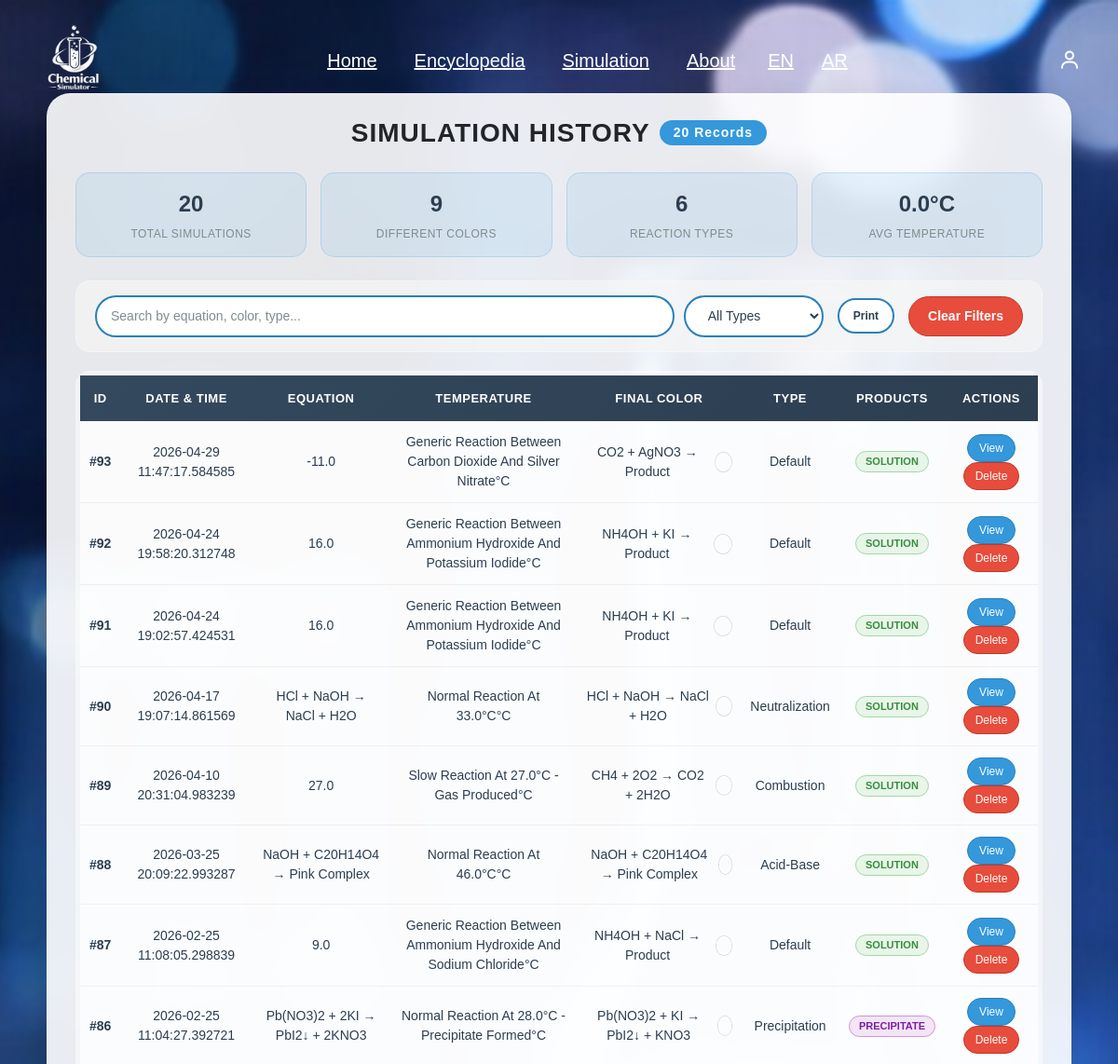
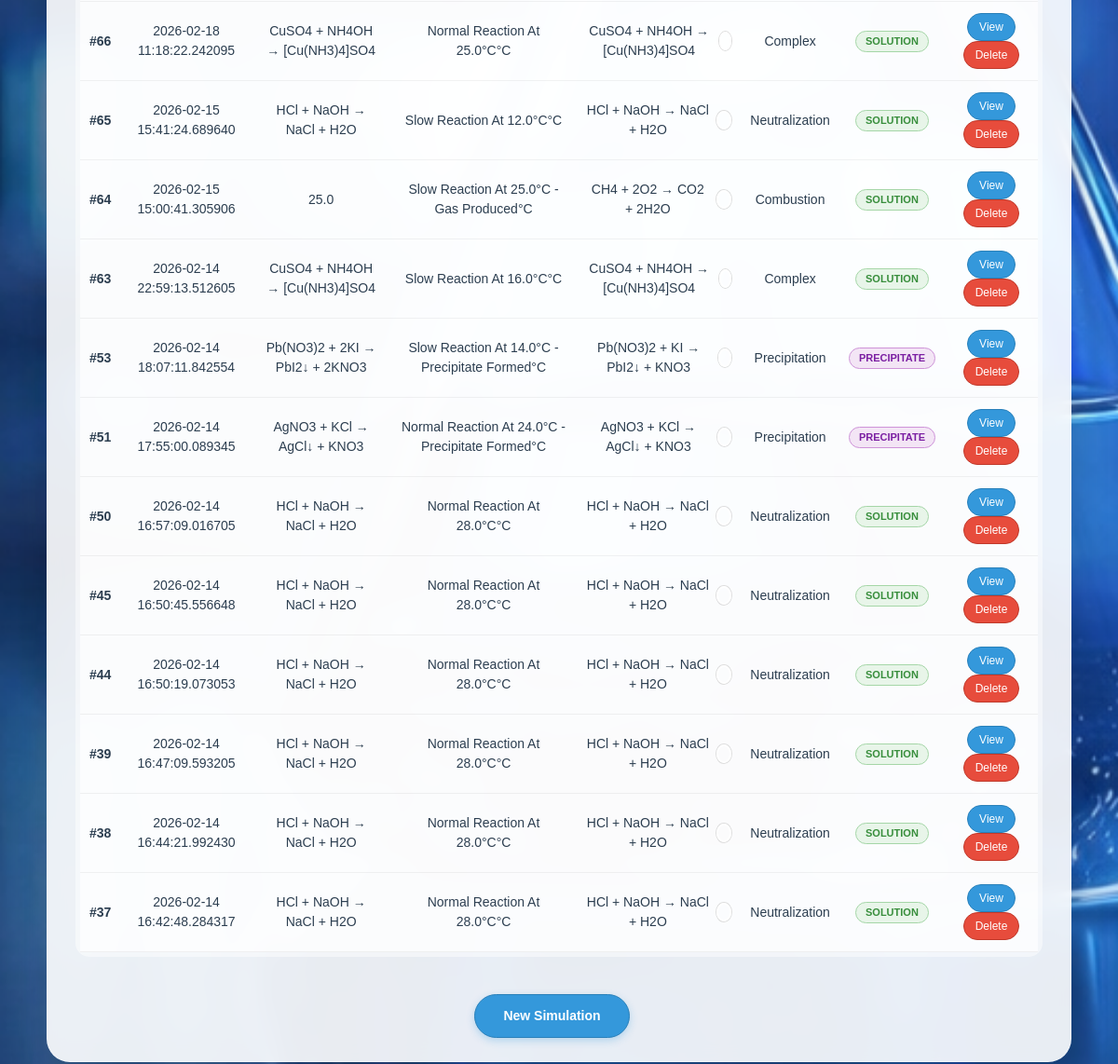
/simulation/history (signed in), run on the app's committed database (2 pictures, top to bottom).
### tables this page shows
CREATE TABLE reaction_results (
        id INTEGER PRIMARY KEY AUTOINCREMENT,
        simulation_id INTEGER UNIQUE NOT NULL,
        products TEXT,
        energyReleased REAL,
        state TEXT, color TEXT,
        FOREIGN KEY (simulation_id) REFERENCES "simulation"(id)
    );

CREATE TABLE "simulation" (
        id INTEGER PRIMARY KEY AUTOINCREMENT,
        user_id INTEGER NOT NULL,
        reaction_id INTEGER NOT NULL,
        date TEXT NOT NULL,
        result TEXT, temperature REAL DEFAULT 25,
        FOREIGN KEY (user_id) REFERENCES users(id),
        FOREIGN KEY (reaction_id) REFERENCES chemical_reactions(id)
    );

CREATE TABLE chemical_reactions (
        id INTEGER PRIMARY KEY AUTOINCREMENT,
        equation TEXT NOT NULL,
        type TEXT,
        temperature REAL,
        pressure REAL
    , result_color TEXT, gas_produced INTEGER DEFAULT 0, precipitate INTEGER DEFAULT 0, min_temp REAL DEFAULT 25, description TEXT, created_at TEXT);

### routes/simulation.py (the view)
@simulation_bp.route("/history", methods=["GET"])
def simulation_history():
    if "user_id" not in session:
        return redirect(url_for("login.login"))
    db = get_db()
    cursor = db.cursor()
    cursor.execute("""
        SELECT s.id, s.date, s.result, s.temperature,
               rr.products, rr.color, rr.state,
               r.equation as reaction_equation
        FROM simulation s
        JOIN reaction_results rr ON s.id = rr.simulation_id
        LEFT JOIN chemical_reactions r ON s.reaction_id = r.id
        WHERE s.user_id = ?
        ORDER BY s.date DESC
        LIMIT 20
    """, (session["user_id"],))
    history = cursor.fetchall()
    return render_template("simulation/history.html", history=history)

### app.py (called while the page is built)
def get_locale():
    return session.get('lang', 'en')

@app.before_request
def set_language():
    lang = request.args.get('lang')
    if lang:
        session['lang'] = lang

@app.context_processor
def inject_globals():
    return dict(get_locale=get_locale)

@app.context_processor
def inject_notifications():
    conn = sqlite3.connect('database/chemical.db')
    c = conn.cursor()
    c.execute("SELECT COUNT(*) FROM pending_reactions WHERE status='pending'")
    count = c.fetchone()[0]
    conn.close()
    return dict(pending_count=count)

### database/db.py (called while the page is built)
def get_db():
    if "db" not in g:
        g.db = sqlite3.connect(DB_PATH)
        g.db.row_factory = sqlite3.Row  # مهم جدًا ليعمل user["password"]
    return g.db

### templates/simulation/history.html (shortened to what this page needs)
{% extends "base.html" %}
{% block head %}
<link rel="stylesheet" href="{{ url_for('static', filename='css/history.css') }}">
{% endblock %}
{% block content %}
<div class="overlay">
    <div class="history-container">
        <h1>
            {{ _('SIMULATION HISTORY') }}
            <span class="records-badge">{{ history|length }} {{ _('Records') }}</span>
        </h1>
        <div class="stats-grid">
            <div class="stat-card">
                <div class="stat-value">{{ history|length }}</div>
                <div class="stat-label">{{ _('Total Simulations') }}</div>
            </div>
            <div class="stat-card">
                {% set colors = [] %}
                <div class="stat-value">{{ colors|length }}</div>
                <div class="stat-label">{{ _('Different Colors') }}</div>
            </div>
            <div class="stat-card">
                {% set types = [] %}
                <div class="stat-value">{{ types|length }}</div>
                <div class="stat-label">{{ _('Reaction Types') }}</div>
            </div>
            <div class="stat-card">
                {% set total_temp = 0.0 %}
                {% for sim in history %}
                    {% set total_temp = total_temp + sim[2]|float %}
                {% endfor %}
                {% if history|length > 0 %}
                    {% set avg_temp = (total_temp / history|length)|round(1) %}
                {% else %}
                    {% set avg_temp = 0 %}
                {% endif %}
                <div class="stat-value">{{ avg_temp }}°C</div>
                <div class="stat-label">{{ _('Avg Temperature') }}</div>
            </div>
        </div>
        <div class="filter-section">
            <div class="search-box">
                <input type="text" class="search-input" id="searchInput" placeholder="{{ _('Search by equation, color, type...') }}" onkeyup="filterTable()">
                <select class="filter-select" id="typeFilter" onchange="filterTable()">
                    <option value="all">{{ _('All Types') }}</option>
                </select>
            </div>
            <div class="export-buttons">
                <button class="export-btn" onclick="printTable()">{{ _('Print') }}</button>
            </div>
            <button class="clear-filter" onclick="clearFilters()">{{ _('Clear Filters') }}</button>
        </div>
        <div class="table-container">
            <table id="historyTable">
                <thead>
                    <tr>
                        <th>{{ _('ID') }}</th>
                        <th>{{ _('Date & Time') }}</th>
                        <th>{{ _('Equation') }}</th>
                        <th>{{ _('Temperature') }}</th>
                        <th>{{ _('Final Color') }}</th>
                        <th>{{ _('Type') }}</th>
                        <th>{{ _('Products') }}</th>
                        <th>{{ _('Actions') }}</th>
                    </tr>
                </thead>
                <tbody>
                    {% if history %}
                        {% for sim in history %}
                        <tr>
                            <td><strong>#{{ sim[0] }}</strong></td>
                            <td>{{ sim[1] }}</td>
                            <td>{{ sim[7] or sim[3] }}</td>
                            <td>{{ sim[2] }}°C</td>
                            <td>
                                <div class="color-cell">
                                    {{ sim[4] }}
                                    <span class="color-dot" style="background-color: '{{ sim[4] }}';"></span>
                                </div>
                            </td>
                            <td>{{ sim[6] }}</td>
                            <td>
                                {% set type_lower = sim[6]|lower %}
                                {% if 'gas' in type_lower %}
                                    <span class="badge badge-gas">{{ _('Gas') }}</span>
                                {% elif 'precipitation' in type_lower or 'precipitate' in type_lower %}
                                    <span class="badge badge-precipitate">{{ _('Precipitate') }}</span>
                                {% else %}
                                    <span class="badge badge-solution">{{ _('Solution') }}</span>
                                {% endif %}
                            </td>
                            <td>
                                <button class="action-btn view-btn" onclick="viewSimulation('{{ sim[0] }}')">{{ _('View') }}</button>
                                <button class="action-btn delete-btn" onclick="deleteSimulation('{{ sim[0] }}')">{{ _('Delete') }}</button>
                            </td>
                        </tr>
                        {% endfor %}
                    {% endif %}
                </tbody>
            </table>
        </div>
        <div class="nav-links">
            <a href="{{ url_for('simulation.simulation_page') }}" class="btn">{{ _('New Simulation') }}</a>
        </div>
    </div>
</div>
{% endblock %}

### static/css/style.css (style rules this page uses)
* { padding: 0; margin: 0; box-sizing: border-box; font-family: "Lucida Sans", "Lucida Sans Regular", "Lucida Grande", "Lucida Sans Unicode", Geneva, Verdana, sans-serif; outline: none; border: none; text-decoration: none; text-transform: capitalize; transition: 0.2s linear; }
html { font-size: 62.5%; scroll-behavior: smooth; overflow-x: hidden; }
.btn { display: inline-block; margin-top: 15px; margin-right: 15px; padding: 1rem 2.5rem; font-size: 1.6rem; background: #1f4ed8; color: white; }

### static/css/login.css (style rules this page uses)
* { margin: 0; padding: 0; box-sizing: border-box; font-family: "Lucida Sans", "Lucida Sans Regular", "Lucida Grande", "Lucida Sans Unicode", Geneva, Verdana, sans-serif; }
body { display: flex; justify-content: center; align-items: flex-start; min-height: 100vh; padding-top: 120px; background: url("../img/img1.png") no-repeat; background-size: cover; background-position: center; }
input[type="email"], input[type="text"], input[type="password"] { text-transform: none !important; }

### data on the page
reaction_results: sim "93", date "2026-04-29 11:47:17.584585", temperature "-11.0", result "Generic Reaction Between Carbon Dioxide And Silver Nitrate", products "CO2 + AgNO3 → Product", state "Default"
reaction_results: sim "92", date "2026-04-24 19:58:20.312748", temperature "16.0", result "Generic Reaction Between Ammonium Hydroxide And Potassium Iodide", products "NH4OH + KI → Product", state "Default"
reaction_results: sim "91", date "2026-04-24 19:02:57.424531", temperature "16.0", result "Generic Reaction Between Ammonium Hydroxide And Potassium Iodide", products "NH4OH + KI → Product", state "Default"
reaction_results: sim "90", date "2026-04-17 19:07:14.861569", equation "HCl + NaOH → NaCl + H2O", result "Normal Reaction At 33.0°C", products "HCl + NaOH → NaCl + H2O", state "Neutralization"
reaction_results: sim "89", date "2026-04-10 20:31:04.983239", temperature "27.0", result "Slow Reaction At 27.0°C - Gas Produced", products "CH4 + 2O2 → CO2 + 2H2O", state "Combustion"
reaction_results: sim "88", date "2026-03-25 20:09:22.993287", equation "NaOH + C20H14O4 → Pink Complex", result "Normal Reaction At 46.0°C", products "NaOH + C20H14O4 → Pink Complex", state "Acid-Base"
reaction_results: sim "87", date "2026-02-25 11:08:05.298839", temperature "9.0", result "Generic Reaction Between Ammonium Hydroxide And Sodium Chloride", products "NH4OH + NaCl → Product", state "Default"
reaction_results: sim "86", date "2026-02-25 11:04:27.392721", equation "Pb(NO3)2 + 2KI → PbI2↓ + 2KNO3", result "Normal Reaction At 28.0°C - Precipitate Formed", products "Pb(NO3)2 + KI → PbI2↓ + KNO3", state "Precipitation"
reaction_results: sim "66", date "2026-02-18 11:18:22.242095", equation "CuSO4 + NH4OH → [Cu(NH3)4]SO4", result "Normal Reaction At 25.0°C", products "CuSO4 + NH4OH → [Cu(NH3)4]SO4", state "Complex"
reaction_results: sim "65", date "2026-02-15 15:41:24.689640", equation "HCl + NaOH → NaCl + H2O", result "Slow Reaction At 12.0°C", products "HCl + NaOH → NaCl + H2O", state "Neutralization"
reaction_results: sim "64", date "2026-02-15 15:00:41.305906", temperature "25.0", result "Slow Reaction At 25.0°C - Gas Produced", products "CH4 + 2O2 → CO2 + 2H2O", state "Combustion"
reaction_results: sim "63", date "2026-02-14 22:59:13.512605", equation "CuSO4 + NH4OH → [Cu(NH3)4]SO4", result "Slow Reaction At 16.0°C", products "CuSO4 + NH4OH → [Cu(NH3)4]SO4", state "Complex"
reaction_results: sim "53", date "2026-02-14 18:07:11.842554", equation "Pb(NO3)2 + 2KI → PbI2↓ + 2KNO3", result "Slow Reaction At 14.0°C - Precipitate Formed", products "Pb(NO3)2 + KI → PbI2↓ + KNO3", state "Precipitation"
reaction_results: sim "51", date "2026-02-14 17:55:00.089345", equation "AgNO3 + KCl → AgCl↓ + KNO3", result "Normal Reaction At 24.0°C - Precipitate Formed", products "AgNO3 + KCl → AgCl↓ + KNO3", state "Precipitation"
reaction_results: sim "50", date "2026-02-14 16:57:09.016705", equation "HCl + NaOH → NaCl + H2O", result "Normal Reaction At 28.0°C", products "HCl + NaOH → NaCl + H2O", state "Neutralization"
reaction_results: sim "45", date "2026-02-14 16:50:45.556648", equation "HCl + NaOH → NaCl + H2O", result "Normal Reaction At 28.0°C", products "HCl + NaOH → NaCl + H2O", state "Neutralization"
reaction_results: sim "44", date "2026-02-14 16:50:19.073053", equation "HCl + NaOH → NaCl + H2O", result "Normal Reaction At 28.0°C", products "HCl + NaOH → NaCl + H2O", state "Neutralization"
reaction_results: sim "39", date "2026-02-14 16:47:09.593205", equation "HCl + NaOH → NaCl + H2O", result "Normal Reaction At 28.0°C", products "HCl + NaOH → NaCl + H2O", state "Neutralization"
reaction_results: sim "38", date "2026-02-14 16:44:21.992430", equation "HCl + NaOH → NaCl + H2O", result "Normal Reaction At 28.0°C", products "HCl + NaOH → NaCl + H2O", state "Neutralization"
reaction_results: sim "37", date "2026-02-14 16:42:48.284317", equation "HCl + NaOH → NaCl + H2O", result "Normal Reaction At 28.0°C", products "HCl + NaOH → NaCl + H2O", state "Neutralization"

### other printed values
{{ history|length }} "20"
{{ colors|length }} "9"
{{ types|length }} "6"
{{ avg_temp }} "0.0"
form field value "All Types"
